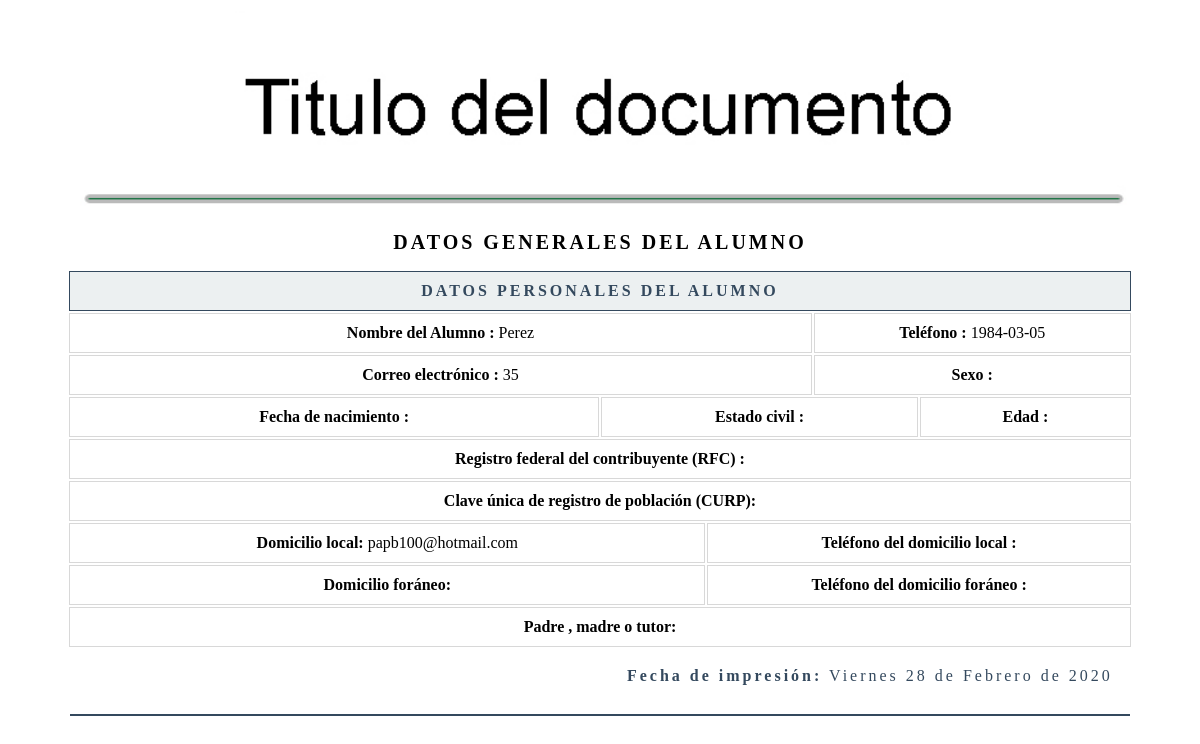
Before: /app/informes/datos.php?id=1 with the older database file.
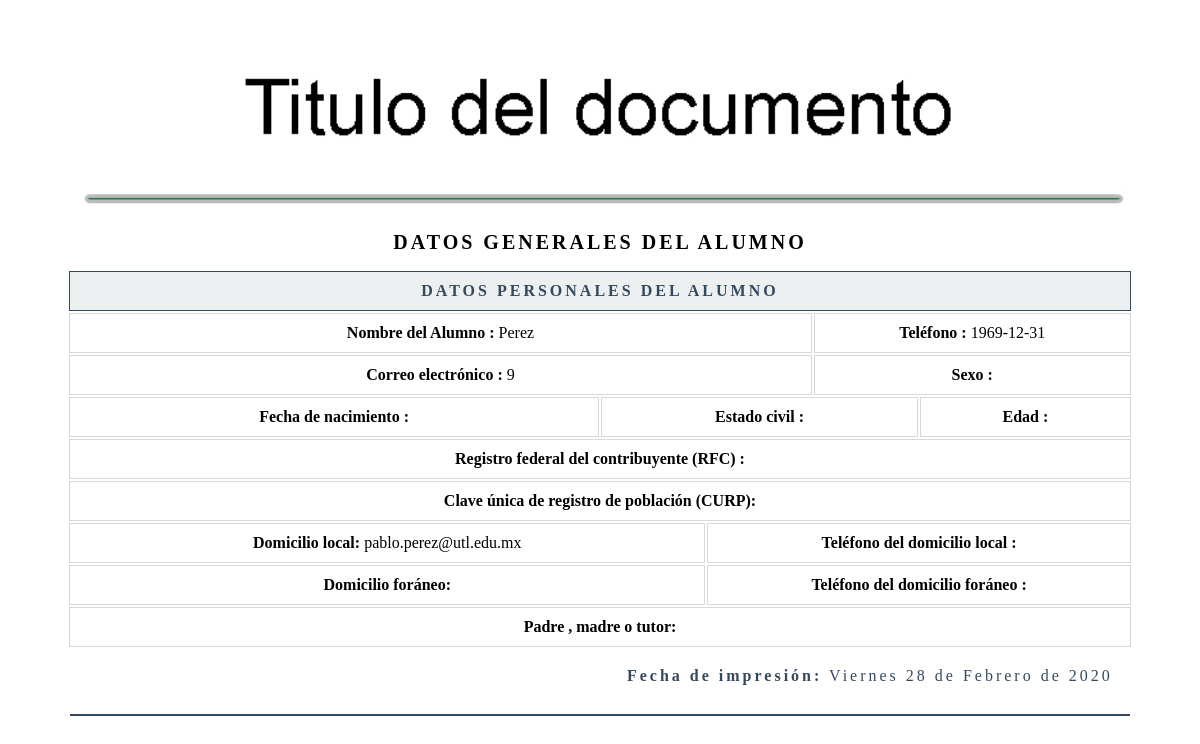
After: the same page with the newer database file.
### tables this page shows
CREATE TABLE `datos` (
  `id` int(11) NOT NULL auto_increment,
  `nombre` text,
  `ap_paterno` text,
  `ap_materno` text,
  `fecha_nac` date default NULL,
  `edad` int(11) default NULL,
  `correo` text,
  `curp` text,
  `fecha_registro` date default NULL,
  `hora_registro` time default NULL,
  `activo` tinyint(1) default NULL,
  PRIMARY KEY  (`id`)
);

### funciones/fechaEspanol.php (called while the page is built)
<?php
function fechaCastellano ($fecha) {
    $fecha = substr($fecha, 0, 10);
    $numeroDia = date('d', strtotime($fecha));
    $dia = date('l', strtotime($fecha));
    $mes = date('F', strtotime($fecha));
    $anio = date('Y', strtotime($fecha));
    $dias_ES = array("Lunes", "Martes", "Miércoles", "Jueves", "Viernes", "Sábado", "Domingo");
    $dias_EN = array("Monday", "Tuesday", "Wednesday", "Thursday", "Friday", "Saturday", "Sunday");
    $nombredia = str_replace($dias_EN, $dias_ES, $dia);
  $meses_ES = array("Enero", "Febrero", "Marzo", "Abril", "Mayo", "Junio", "Julio", "Agosto", "Septiembre", "Octubre", "Noviembre", "Diciembre");
    $meses_EN = array("January", "February", "March", "April", "May", "June", "July", "August", "September", "October", "November", "December");
    $nombreMes = str_replace($meses_EN, $meses_ES, $mes);
    return $nombredia." ".$numeroDia." de ".$nombreMes." de ".$anio;
  }
?>

### app/informes/datos.php (the view, shortened to what this page needs)
<?php
include'../conexion/conexionli.php';
include ("../funciones/fechaEspanol.php");
$Id=$_REQUEST["id"];
mysqli_set_charset($conexionLi, 'utf8');
$cadena = "SELECT
                id,
                nombre,
                ap_paterno,
                ap_materno,
                fecha_nac,
                edad,
                correo,
                curp,
                activo
            FROM
                datos
            WHERE
                id = $Id";
$consultar = mysqli_query($conexionLi, $cadena);
$row = mysqli_fetch_array($consultar);
$fecha=date("Y-m-d");
$fCastellano=fechaCastellano($fecha);
 ?>
<table border="0">
    <col style="width: 100%" class="col1">
    <tr>
        <td>
            <img src="../images/encabezado.jpg" alt="">
        </td>
    </tr>
</table>
<table border="0">
    <col style="width: 10%">
    <col style="width: 10%">
    <col style="width: 10%">
    <col style="width: 10%">
    <col style="width: 10%">
    <col style="width: 10%">
    <col style="width: 10%">
    <col style="width: 10%">
    <col style="width: 10%">
    <col style="width: 10%">
    <tr border="0">
        <td></td><td></td><td></td><td></td><td></td><td></td><td></td><td></td><td></td><td></td>
    </tr>
    <tr >
        <td  colspan="10" class="titular2">
            DATOS GENERALES DEL ALUMNO
        </td>
    </tr>
    <tr >
        <td  colspan="10" class="titular">
            Datos personales del Alumno
        </td>
    </tr>
    <tr >
        <td  colspan="7" class="borde">
            <strong>Nombre del Alumno :</strong> <?php echo "$row[2]"; ?>
        </td>
        <td  colspan="3" class="borde">
            <strong>Teléfono :</strong> <?php echo "$row[4]"; ?>
        </td>
    </tr>
    <tr >
        <td  colspan="7" class="borde">
            <strong>Correo electrónico :</strong> <?php echo "$row[5]"; ?>
        </td>
        <td  colspan="3" class="borde">
            <strong>Sexo :</strong> <?php echo "$sexo"; ?>
        </td>
    </tr>
    <tr >
        <td  colspan="5" class="borde">
            <strong>Fecha de nacimiento :</strong> <?php echo "$fechaE"; ?>
        </td>
        <td  colspan="3" class="borde">
            <strong>Estado civil :</strong> <?php echo "$row[12]"; ?>
        </td>
        <td  colspan="2" class="borde">
            <strong>Edad :</strong> <?php echo "$edads"; ?>
        </td>
    </tr>
    <tr >
        <td  colspan="10" class="borde">
            <strong>Registro federal del contribuyente (RFC) :</strong> <?php echo "$row[10]"; ?>
        </td>
    </tr>
    <tr >
        <td  colspan="10" class="borde">
            <strong>Clave única de registro de población (CURP):</strong> <?php echo "$row[11]"; ?>
        </td>
    </tr>
    <tr >
        <td  colspan="6" class="borde">
            <strong>Domicilio local:</strong> <?php echo "$row[6]"; ?>
        </td>
        <td  colspan="4" class="borde">
            <strong>Teléfono del domicilio local :</strong> <?php echo "$row[17]"; ?>
        </td>
    </tr>
    <tr >
        <td  colspan="6" class="borde">
            <strong>Domicilio foráneo:</strong> <?php echo "$row[9]"; ?>
        </td>
        <td  colspan="4" class="borde">
            <strong>Teléfono del domicilio foráneo :</strong> <?php echo "$row[18]"; ?>
        </td>
    </tr>
    <tr >
        <td  colspan="12" class="borde">
            <strong>Padre , madre o tutor:</strong> <?php echo "$row[22]"; ?>
        </td>
    </tr>
    <tr >
        <td  colspan="10" class="fecha">
            <strong>Fecha de impresión:</strong> <?php echo $fCastellano; ?>
        </td>
    </tr>
    <tr>
        <td  colspan="10" align="center">
            <hr>
        </td>
    </tr>
</table>

Changed rows visible on the page:
changed datos "Perez": fecha_nac "1984-03-05" → "1969-12-31"; edad "35" → "9"; correo "papb100@hotmail.com" → "pablo.perez@utl.edu.mx"
